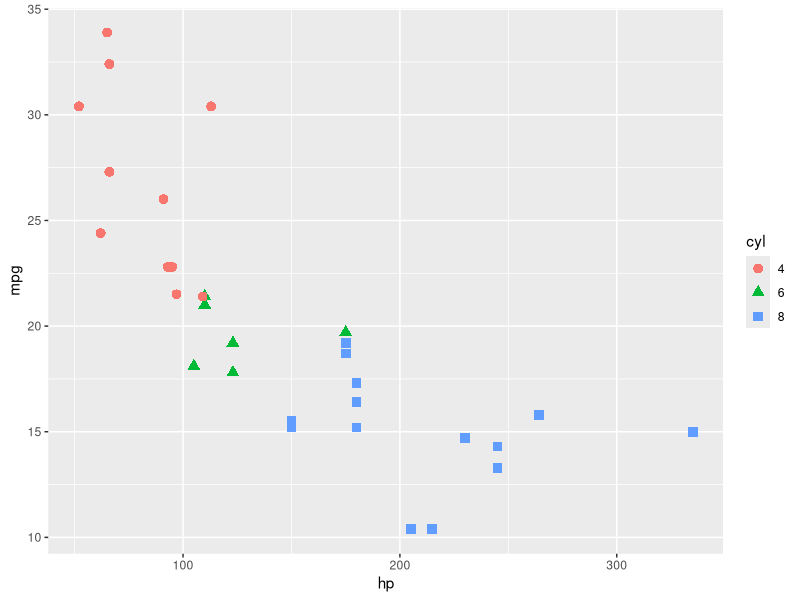
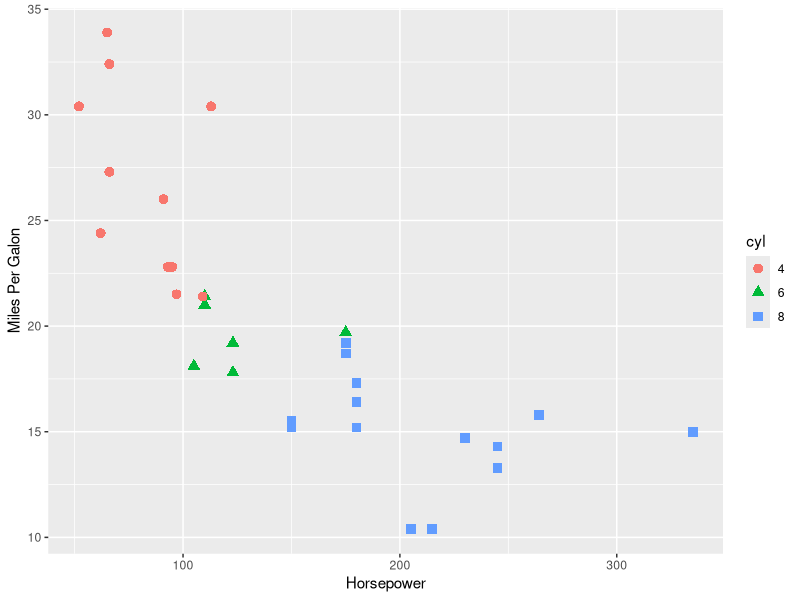

These figures' R source, in order:
## ---- chunk 1
cars <- data.frame(mtcars, package="datasets")
cars <- as.data.frame(cars)
## ---- chunk 2

# Create a base graph -- Claire 
library(ggplot2)
str(cars)
cars$cyl <- as.factor(cars$cyl)
ggplot(cars, aes(x=hp, y=mpg, color=cyl, shape=cyl)) +
    geom_point(size=3)
## ---- chunk 3

# adding labels - Kylie 
library(ggplot2)
str(cars)
cars$cyl <- as.factor(cars$cyl)
ggplot(cars, aes(x=hp, y=mpg, color=cyl, shape=cyl)) +
    geom_point(size=3) + xlab('Horsepower') + ylab('Miles Per Galon')
